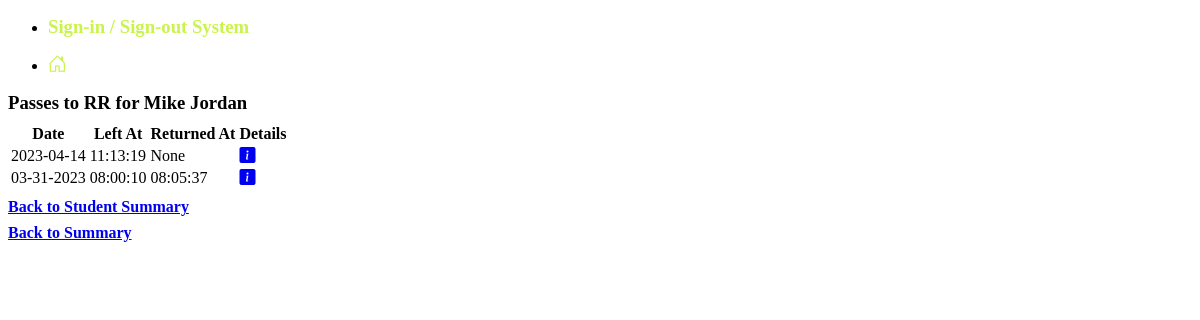
Page /summary/HSE1239/RR on the committed database.
### tables this page shows
CREATE TABLE passes (
  id integer primary key autoincrement,
  student_id text,
  f_name text,
  l_name text,
  location text,
  pass_date date default(current_date),
  out_time time default(current_time),
  in_time time
);

### main.py (the view)
@app.route("/summary/<string:stu_id>/<string:loc>")
def stu_loc_summary(stu_id, loc):
  student_name = q.get_student_name(stu_id)
  rows = q.get_stu_loc_summary(stu_id, loc)
  return render_template("stu_loc_summary.html",
                         location=loc,
                         student=student_name,
                         rows=rows,
                         stu_id=stu_id)

### queries.py (called while the page is built)
def get_student_name(stu_id):
  sql = "SELECT f_name, l_name FROM passes WHERE student_id = ?"
  results = db.execute(sql, stu_id)[0]
  first = results.get('f_name')
  last = results.get('l_name')
  return f"{first} {last}"

def get_stu_loc_summary(stu_id, loc):
  sql = """SELECT id, pass_date, out_time, in_time FROM passes
  WHERE student_id = ? AND location = ?
  ORDER BY pass_date DESC, out_time DESC"""
  return db.execute(sql, stu_id, loc)

### templates/stu_loc_summary.html
{% extends "base.html" %}
{% block content %}
<h3>Passes to {{ location }} for {{ student }}</h3>
<table>
  <thead>
    <tr>
      <th>Date</th>
      <th>Left At</th>
      <th>Returned At</th>
      <th>Details</th>
    </tr>
  </thead>
  <tbody>
    {% for row in rows %}
    <tr>
      <td>{{ row.pass_date }}</td>
      <td>{{ row.out_time }}</td>
      <td>{{ row.in_time }}</td>
      <td>
        <a href="#"><i class="bi bi-info-square-fill"></i></a>
      </td>
    </tr>
    {% endfor %}
  </tbody>
</table>
<h4><a href="/summary/{{ stu_id }}">Back to Student Summary</a></h4>
<h4><a href="/summary">Back to Summary</a></h4>
{% endblock %}

### static/style.css (style rules this page uses)
h1,h2,h3,h4,h5,h6 { margin:.5rem auto; }

### rows in the picture
passes: pass_date "2023-04-14", out_time "11:13:19", in_time "None"
passes: pass_date "03-31-2023", out_time "08:00:10", in_time "08:05:37"

### other values in the picture
{{ location }} "RR"
{{ student }} "Mike Jordan"
